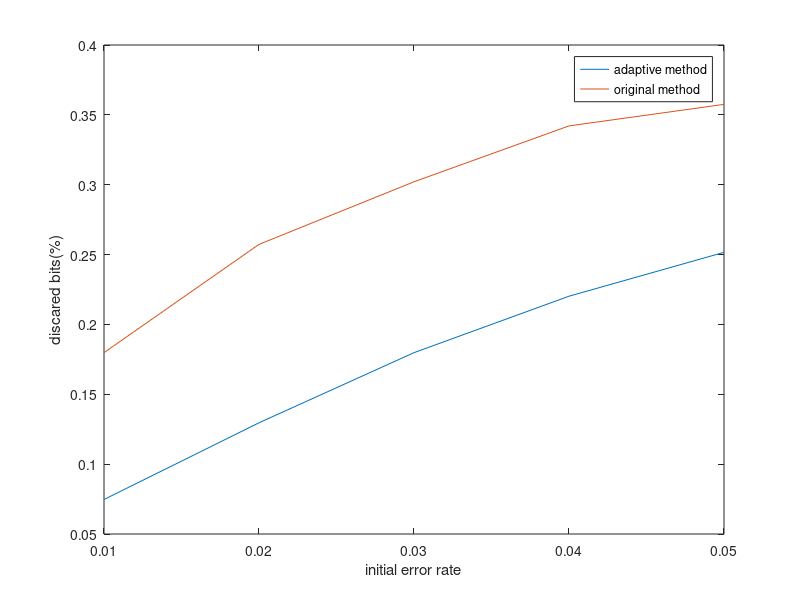

Reproduce this figure in MATLAB.
load('result.mat')
x=result(1,:);
y1=result(2,:);
y2=result(3,:);
plot(x,y1)
hold on
plot(x,y2)
legend('adaptive method','original method')
xlabel('initial error rate')
ylabel('discared bits(%)')